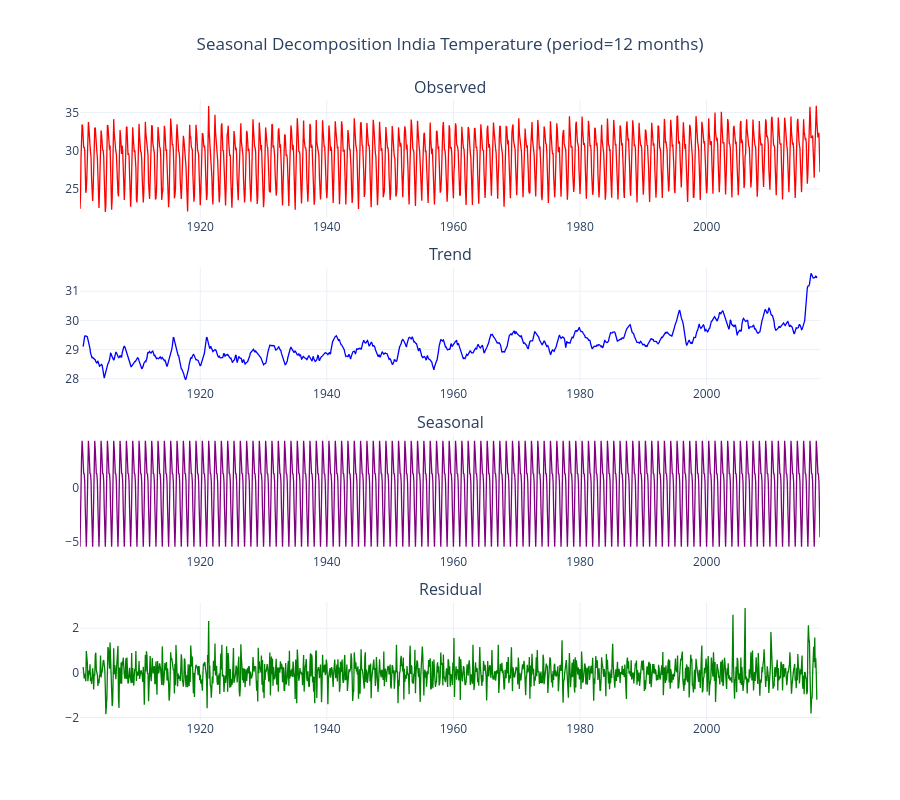

Notebook source saved alongside this figure:
### Markdown cell above
> ### 2.3 Seasonal Decomposition

### Code cell
from statsmodels.tsa.seasonal import seasonal_decompose
decomp = seasonal_decompose(df['TEMPERATURE'], model='additive', period=12)
components = {
    'Observed':  decomp.observed,
    'Trend':     decomp.trend,
    'Seasonal':  decomp.seasonal,
    'Residual':  decomp.resid
}
colors = ['Red', 'Blue', 'Purple', 'Green']
fig = make_subplots(rows=4, cols=1, subplot_titles=list(components.keys()), vertical_spacing=0.08)
for i, ((name, data), color) in enumerate(zip(components.items(), colors), 1):
    fig.add_trace(go.Scatter(x=data.index, y=data.values, mode='lines', name=name,
        line=dict(color=color,  width=1.3)), row=i, col=1)
fig.update_layout(
    title={'text': 'Seasonal Decomposition India Temperature (period=12 months)','x': 0.5},
    template='plotly_white', paper_bgcolor='white', plot_bgcolor='white',
    showlegend=False, height=800
)
fig.show()

### Figure 1 — Plotly figure (JSON) as saved in the notebook; plotly's stock layout.template omitted (floating-point values rounded to 4 significant figures; data arrays with more than 128 entries replaced by an {"elided": "..."} marker saying what was removed)
{"data": [{"line": {"color": "Red", "width": 1.3}, "mode": "lines", "name": "Observed", "type": "scatter", "x": {"elided": "1404 str values"}, "xaxis": "x", "y": {"elided": "1404 float values"}, "yaxis": "y"}, {"line": {"color": "Blue", "width": 1.3}, "mode": "lines", "name": "Trend", "type": "scatter", "x": {"elided": "1404 str values"}, "xaxis": "x2", "y": {"elided": "1404 float values"}, "yaxis": "y2"}, {"line": {"color": "Purple", "width": 1.3}, "mode": "lines", "name": "Seasonal", "type": "scatter", "x": {"elided": "1404 str values"}, "xaxis": "x3", "y": {"elided": "1404 float values"}, "yaxis": "y3"}, {"line": {"color": "Green", "width": 1.3}, "mode": "lines", "name": "Residual", "type": "scatter", "x": {"elided": "1404 str values"}, "xaxis": "x4", "y": {"elided": "1404 float values"}, "yaxis": "y4"}], "layout": {"annotations": [{"font": {"size": 16}, "showarrow": false, "text": "Observed", "x": 0.5, "xanchor": "center", "xref": "paper", "y": 1, "yanchor": "bottom", "yref": "paper"}, {"font": {"size": 16}, "showarrow": false, "text": "Trend", "x": 0.5, "xanchor": "center", "xref": "paper", "y": 0.73, "yanchor": "bottom", "yref": "paper"}, {"font": {"size": 16}, "showarrow": false, "text": "Seasonal", "x": 0.5, "xanchor": "center", "xref": "paper", "y": 0.46, "yanchor": "bottom", "yref": "paper"}, {"font": {"size": 16}, "showarrow": false, "text": "Residual", "x": 0.5, "xanchor": "center", "xref": "paper", "y": 0.19, "yanchor": "bottom", "yref": "paper"}], "height": 800, "paper_bgcolor": "white", "plot_bgcolor": "white", "showlegend": false, "title": {"text": "Seasonal Decomposition India Temperature (period=12 months)", "x": 0.5}, "xaxis": {"anchor": "y", "domain": [0, 1]}, "xaxis2": {"anchor": "y2", "domain": [0, 1]}, "xaxis3": {"anchor": "y3", "domain": [0, 1]}, "xaxis4": {"anchor": "y4", "domain": [0, 1]}, "yaxis": {"anchor": "x", "domain": [0.81, 1]}, "yaxis2": {"anchor": "x2", "domain": [0.54, 0.73]}, "yaxis3": {"anchor": "x3", "domain": [0.27, 0.46]}, "yaxis4": {"anchor": "x4", "domain": [0, 0.19]}}}
